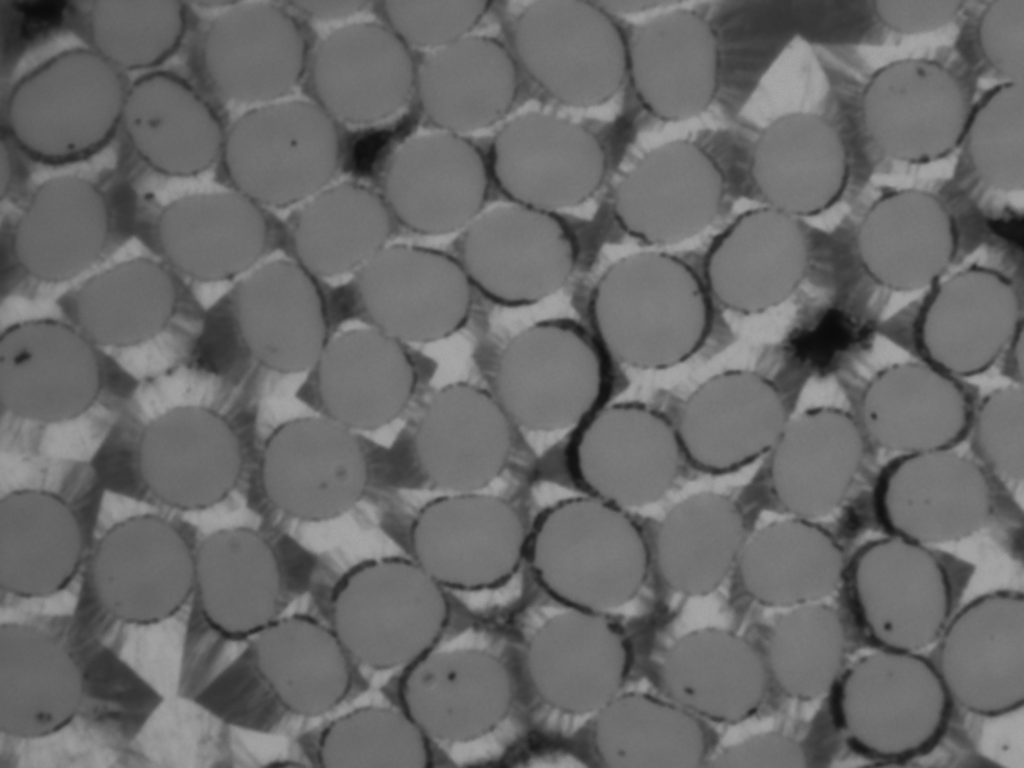
//> input picture Code/data/images_raw/1.png, 2048 x 1536 px (shown at 1/2 size)
$ ./contours   (built with g++ and OpenCV 4)
//> lines starting //> are read from the running program, lines starting //| are printed output that depends on the picture; after the words box and inside, x2 and y2 are one past the last pixel; in counts of white or black regions, pixels touching at a corner belong together
#include <opencv2/opencv.hpp>
#include <iostream>
#include <fstream>
#include <vector>

// Fonction écriture polygones
int write_geo_polygons(const std::string& filename, const std::vector<std::vector<cv::Point>>& contours, int height, const std::string& label) {
    std::ofstream geo(filename);
    if(!geo.is_open()) return -1;

    geo << "// Gmsh " << label << " (Contours Lisses)\n";
    geo << "lc = 1.0;\n";
    int pointID = 1, lineID = 1, surfaceID = 1;

    for(const auto& c : contours) {
        if(c.size() < 3) continue;
        std::vector<cv::Point> poly;
        // Augmentation de l'epsilon pour un lissage plus prononcé
        cv::approxPolyDP(c, poly, 2.0, true); // epsilon passé de 1.5 à 2.0

        std::vector<int> ptsIDs;
        for(const auto& p : poly) {
            geo << "Point(" << pointID << ") = {" << p.x << "," << (height - p.y) << ",0, lc};\n";
            ptsIDs.push_back(pointID++);
        }
        std::vector<int> lineIDs;
        for(size_t i = 0; i < ptsIDs.size(); i++) {
            geo << "Line(" << lineID << ") = {" << ptsIDs[i] << "," << ptsIDs[(i + 1) % ptsIDs.size()] << "};\n";
            lineIDs.push_back(lineID++);
        }
        geo << "Curve Loop(" << surfaceID << ") = {";
        for(size_t i = 0; i < lineIDs.size(); i++) {
            geo << lineIDs[i]; if(i < lineIDs.size() - 1) geo << ",";
        }
        geo << "};\nPlane Surface(" << surfaceID << ") = {" << surfaceID << "};\n";
        surfaceID++;
    }
    geo.close();
    return 0;
}

int main()
{
    std::string imagePath = "data/images_raw/1.png";
    cv::Mat image = cv::imread(imagePath);
//> image is the input picture: 1536 rows x 2048 cols, CV_8UC3; min 11, max 171, mean 105.8
    if(image.empty()) { std::cerr << "Erreur image.\n"; return -1; }

    cv::Mat gris;
    cv::cvtColor(image, gris, cv::COLOR_BGR2GRAY);

    // 1. PRETRAITEMENT (Flou légèrement plus fort)
    cv::Mat gris_lissee;
    cv::medianBlur(gris, gris_lissee, 9); // Flou passé de 7 à 9

    // 2. SEUILLAGE (Vos valeurs validées)
    int SEUIL_VIDE = 35;
    int SEUIL_FIBRE_MIN = 100;
    int SEUIL_FIBRE_MAX = 123;

    cv::Mat mask_vide, mask_fibres, mask_matrice;

    // A. VIDE
    cv::inRange(gris_lissee, 0, SEUIL_VIDE, mask_vide);
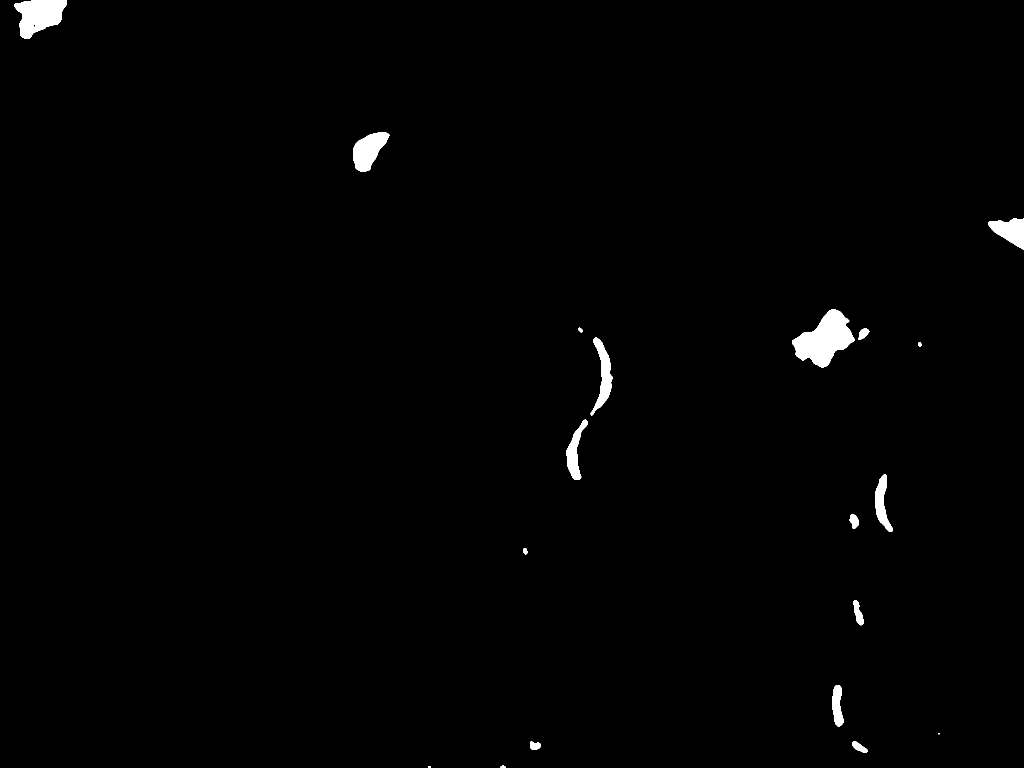
//> mask_vide: 1536 rows x 2048 cols, CV_8UC1 (shown at 1/2 size); 0.94% white; 19 white regions (2 under 20 px), largest, box (x1, y1, x2, y2) and area: (1584, 619, 1709, 735) 7951, (28, 0, 133, 78) 5302, (706, 264, 779, 343) 3477

    // B. FIBRES
    cv::inRange(gris_lissee, SEUIL_FIBRE_MIN, SEUIL_FIBRE_MAX, mask_fibres);
//> mask_fibres: 1536 rows x 2048 cols, CV_8UC1; 57% white; 257 black regions (25 under 20 px), largest, box (x1, y1, x2, y2) and area: (0, 0, 755, 1464) 255298, (763, 560, 1357, 1536) 122400, (1520, 7, 2048, 1124) 111719

    // C. MATRICE (Le reste)
    cv::Mat occupied;
    cv::bitwise_or(mask_vide, mask_fibres, occupied);
//> occupied: 1536 rows x 2048 cols, CV_8UC1; 57.9% white; 258 black regions (26 under 20 px), largest, box (x1, y1, x2, y2) and area: (0, 0, 755, 1464) 249981, (763, 560, 1357, 1536) 117164, (0, 584, 377, 1479) 110106
    cv::bitwise_not(occupied, mask_matrice);


    // 3. NETTOYAGE MORPHOLOGIQUE (Affinements)

    // Noyaux de différentes tailles
    cv::Mat k_small = cv::getStructuringElement(cv::MORPH_ELLIPSE, cv::Size(3,3));
    cv::Mat k_medium = cv::getStructuringElement(cv::MORPH_ELLIPSE, cv::Size(5,5));
    cv::Mat k_large = cv::getStructuringElement(cv::MORPH_ELLIPSE, cv::Size(7,7));

    // Nettoyage Vide
    cv::morphologyEx(mask_vide, mask_vide, cv::MORPH_OPEN, k_medium);
//> mask_vide: 1536 rows x 2048 cols, CV_8UC1; 0.94% white; 18 white regions (1 under 20 px), largest, box (x1, y1, x2, y2) and area: (1584, 619, 1709, 735) 7946, (28, 0, 133, 78) 5298, (706, 264, 779, 343) 3474

    // Nettoyage Fibres (Open pour la séparation, Close pour boucher les petits trous internes)
    // OPEN (6x6) et CLOSE (4x4) pour plus de flexibilité
    cv::morphologyEx(mask_fibres, mask_fibres, cv::MORPH_OPEN, cv::getStructuringElement(cv::MORPH_ELLIPSE, cv::Size(6,6)));
    cv::morphologyEx(mask_fibres, mask_fibres, cv::MORPH_CLOSE, cv::getStructuringElement(cv::MORPH_ELLIPSE, cv::Size(4,4)));
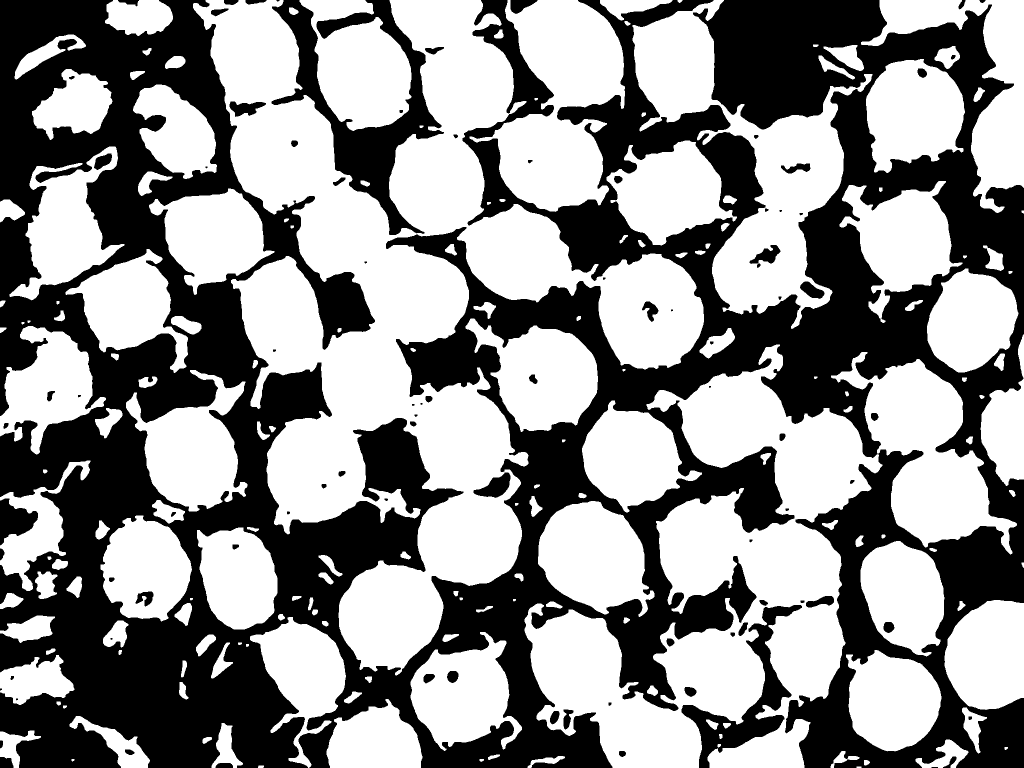
//> mask_fibres: 1536 rows x 2048 cols, CV_8UC1 (shown at 1/2 size); 55.9% white; 89 black regions (11 under 20 px), largest, box (x1, y1, x2, y2) and area: (0, 0, 2048, 1536) 1305687, (543, 0, 888, 470) 41330, (1363, 1210, 1604, 1536) 17545

    // Nettoyage Matrice (OPEN pour le bruit, CLOSE pour souder)
    cv::morphologyEx(mask_matrice, mask_matrice, cv::MORPH_OPEN, k_small);
//> mask_matrice: 1536 rows x 2048 cols, CV_8UC1; 42.1% white; 252 white regions (23 under 20 px), largest, box (x1, y1, x2, y2) and area: (0, 0, 755, 1464) 249931, (763, 560, 1357, 1536) 117156, (0, 584, 377, 1479) 110063
    cv::morphologyEx(mask_matrice, mask_matrice, cv::MORPH_CLOSE, k_large); // CLOSE fort pour la continuité
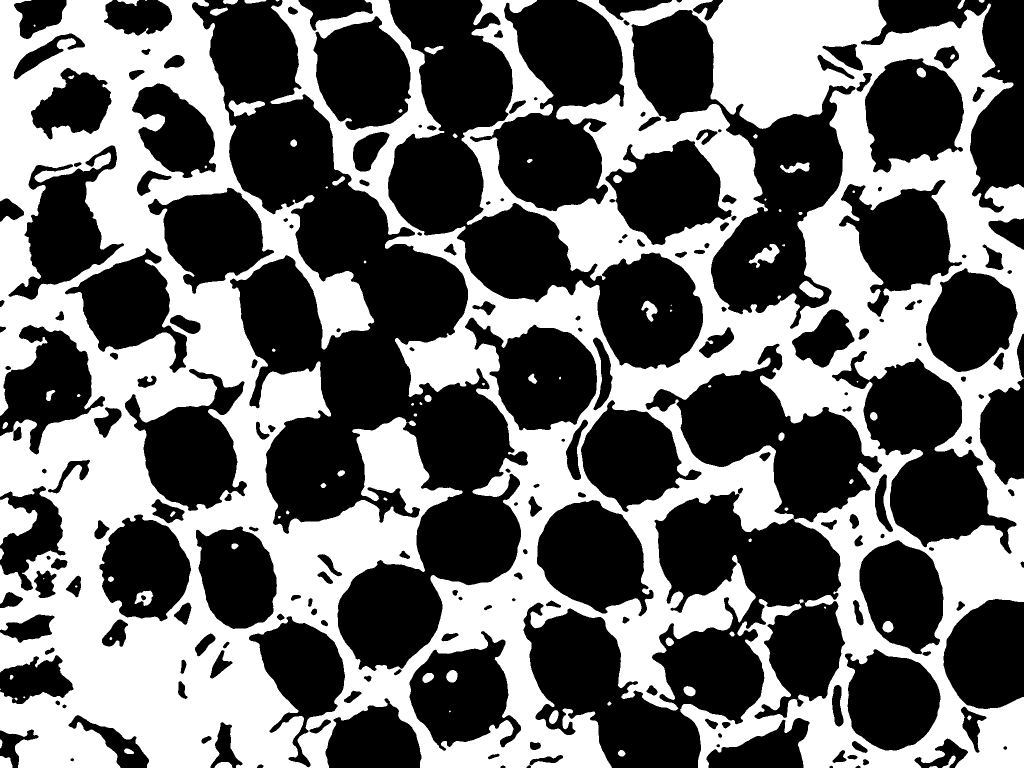
//> mask_matrice: 1536 rows x 2048 cols, CV_8UC1 (shown at 1/2 size); 43.3% white; 93 white regions (17 under 20 px)


    // 4. EXTRACTION
    std::vector<std::vector<cv::Point>> c_vide, c_matrice, c_fibres;

    cv::findContours(mask_vide, c_vide, cv::RETR_EXTERNAL, cv::CHAIN_APPROX_SIMPLE);
//> c_vide = 18 contours, 1 with area under 20; largest, box (x1, y1, x2, y2) and area: (1584, 619, 1709, 735) 7780, (28, 0, 133, 78) 5164, (706, 264, 779, 343) 3366, (1977, 437, 2048, 500) 2556, (1181, 675, 1225, 830) 2490
    cv::findContours(mask_fibres, c_fibres, cv::RETR_EXTERNAL, cv::CHAIN_APPROX_SIMPLE);
//> c_fibres = 170 contours, 8 with area under 20; largest, box (x1, y1, x2, y2) and area: (386, 0, 1408, 1351) 472974, (1049, 689, 2034, 1536) 305782, (1265, 0, 1745, 658) 96912, (939, 0, 1250, 424) 70179, (1722, 0, 2048, 426) 41336
    cv::findContours(mask_matrice, c_matrice, cv::RETR_LIST, cv::CHAIN_APPROX_SIMPLE);
//> c_matrice = 268 contours, 28 with area under 20; largest, box (x1, y1, x2, y2) and area: (0, 0, 2048, 1536) 2202406, (1262, 19, 1712, 659) 96614, (1290, 686, 1765, 1046) 66510, (1663, 701, 2034, 1109) 61337, (1073, 999, 1308, 1234) 36487

    // 5. FILTRAGE ET EXPORT (Ajustement des seuils d'aire)
    std::vector<std::vector<cv::Point>> c_vide_f, c_matrice_f, c_fibres_f;

    for(auto& c : c_vide) if(cv::contourArea(c) > 50) c_vide_f.push_back(c);
//> this loop made 18 passes
    for(auto& c : c_matrice) if(cv::contourArea(c) > 100) c_matrice_f.push_back(c); // Légèrement réduit pour les petits interstices
//> this loop made 268 passes
//> c on pass 33: 3 Points (x, y): [0, 1377], [0, 1379], [1, 1378]
//> after the loop, c_matrice_f = 163 contours; largest, box (x1, y1, x2, y2) and area: (0, 0, 2048, 1536) 2202406, (1262, 19, 1712, 659) 96614, (1290, 686, 1765, 1046) 66510, (1663, 701, 2034, 1109) 61337, (1073, 999, 1308, 1234) 36487
    for(auto& c : c_fibres) if(cv::contourArea(c) > 400) c_fibres_f.push_back(c); // Laissez-moi réduire un peu, certaines fibres sont plus petites
//> after the loop, c_fibres_f = 67 contours; largest, box (x1, y1, x2, y2) and area: (386, 0, 1408, 1351) 472974, (1049, 689, 2034, 1536) 305782, (1265, 0, 1745, 658) 96912, (939, 0, 1250, 424) 70179, (1722, 0, 2048, 426) 41336

    write_geo_polygons("data/geo/vide.geo", c_vide_f, image.rows, "Vide");
//> the loop in write_geo_polygons, `for(const auto& c : contours)` made 14 passes
//> (pointID, lineID) on passes 1 to 8: (7, 7), (14, 14), (23, 23), (31, 31), (35, 35), (44, 44), (57, 57), (69, 69)
//> after the loop in write_geo_polygons, `for(const auto& c : contours)`: pointID = 150; surfaceID = 15
    write_geo_polygons("data/geo/matrice.geo", c_matrice_f, image.rows, "Matrice");
//> the loop in write_geo_polygons (call 2), `for(const auto& c : contours)` made 163 passes
//> (pointID, lineID) on passes 1 to 8: (6, 6), (11, 11), (16, 16), (22, 22), (28, 28), (39, 39), (45, 45), (53, 53)
    write_geo_polygons("data/geo/fibres.geo", c_fibres_f, image.rows, "Fibres");

    // 6. IMAGE CONTROLE
    cv::Mat result = image.clone();
    cv::drawContours(result, c_vide_f, -1, cv::Scalar(255, 0, 0), 2);    // Bleu = Vide
    cv::drawContours(result, c_matrice_f, -1, cv::Scalar(0, 255, 0), 1); // Vert = Matrice
    cv::drawContours(result, c_fibres_f, -1, cv::Scalar(0, 0, 255), 2);  // Rouge = Fibre
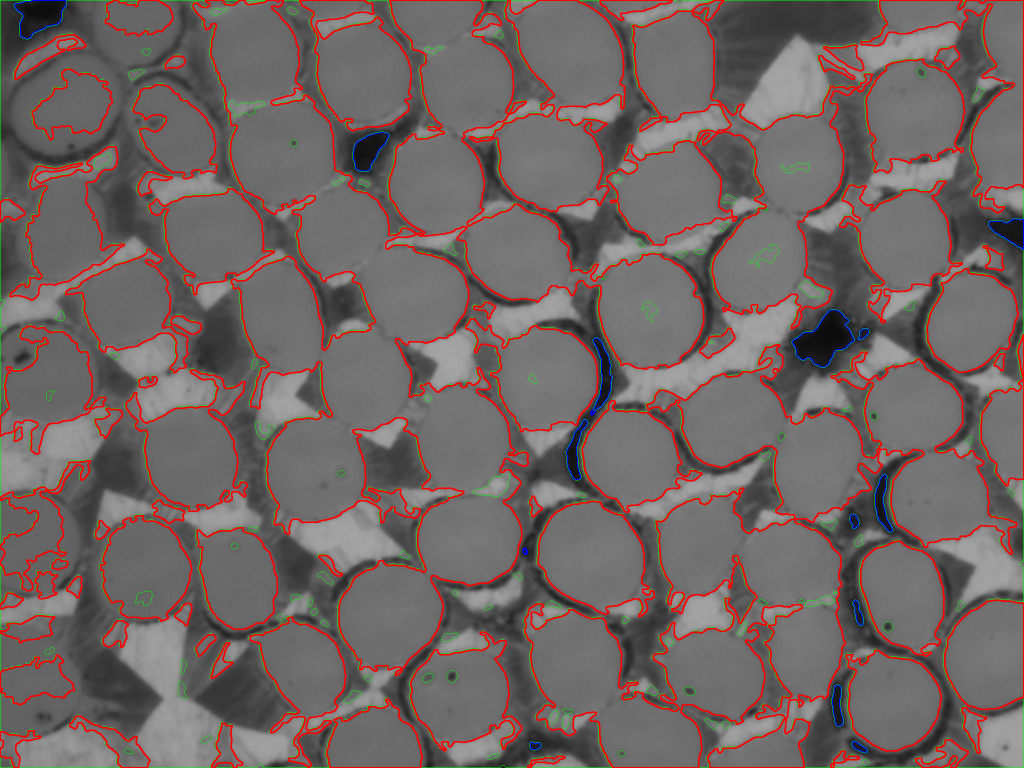
//> result: 1536 rows x 2048 cols, CV_8UC3 (shown at 1/2 size); mean B, G, R 98.9, 100.6, 113.8

    std::string out = "data/images_segmenté/superposition_v21_final_lissage.png";
    cv::imwrite(out, result);
    std::cout << "Verifiez : " << out << std::endl;

    return 0;
}

$ run again, with Code/data/images_raw/1.2.png copied over Code/data/images_raw/1.png
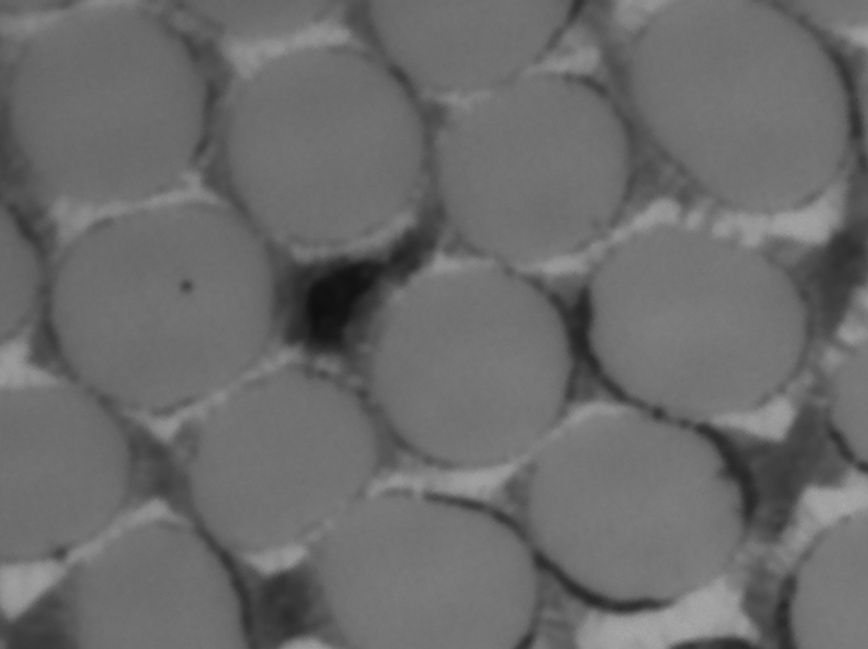
//> input picture Code/data/images_raw/1.2.png, 868 x 649 px
//> image is the input picture: 649 rows x 868 cols, CV_8UC3; min 15, max 170, mean 106.7
//> occupied: 649 rows x 868 cols, CV_8UC1; 71.3% white; 50 black regions (3 under 20 px), largest, box (x1, y1, x2, y2) and area: (141, 0, 481, 470) 33229, (522, 0, 868, 544) 32432, (0, 37, 348, 649) 27063
//> `cv::morphologyEx(mask_matrice, mask_matrice, cv::MORPH_CLOSE, k_large);`:
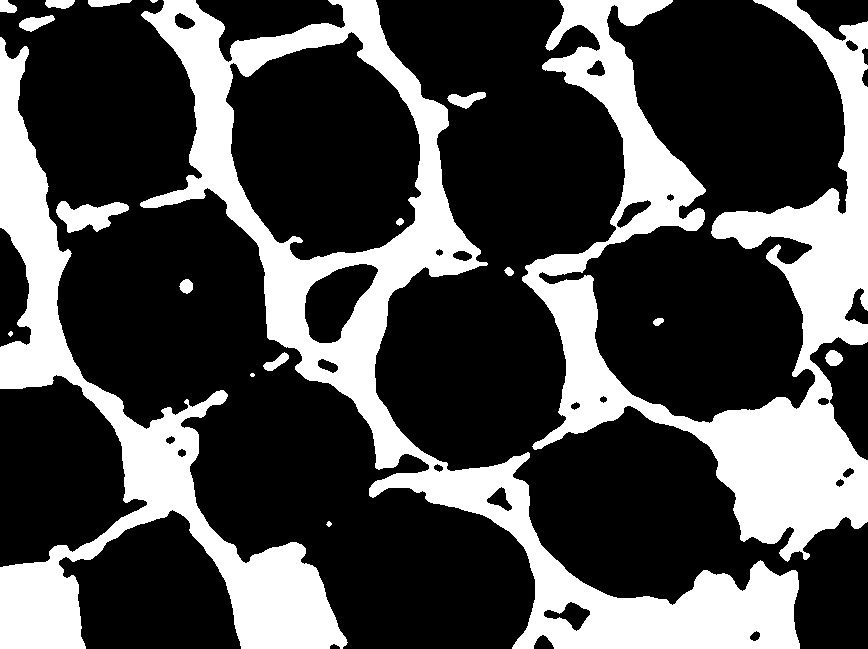
//> mask_matrice: 649 rows x 868 cols, CV_8UC1; 29.6% white; 19 white regions (2 under 20 px)
//> c_vide = 1 contour; box (x1, y1, x2, y2) and area: (305, 264, 378, 343) 3366
//> c_fibres = 28 contours, 2 with area under 20; largest, box (x1, y1, x2, y2) and area: (0, 0, 868, 649) 238338, (538, 0, 849, 424) 70179, (198, 0, 422, 262) 36445, (0, 377, 148, 568) 19122, (61, 512, 243, 649) 16767
//> c_matrice = 40 contours, 4 with area under 20; largest, box (x1, y1, x2, y2) and area: (140, 0, 800, 649) 97462, (522, 0, 868, 562) 60056, (0, 37, 348, 649) 39424, (225, 31, 422, 261) 32632, (304, 263, 379, 344) 3582
//> the loop `for(auto& c : c_vide) if(cv::contourArea(c) > 50) c_vide_f.push_back(c);` made 1 pass
//> the loop `for(auto& c : c_matrice) if(cv::contourArea(c) > 100) c_matrice_f.push..` made 40 passes
//> the loop `for(auto& c : c_fibres) if(cv::contourArea(c) > 400) c_fibres_f.push_b..` made 28 passes
//> the loop in write_geo_polygons, `for(const auto& c : contours)` made 1 pass
//> (pointID, lineID, surfaceID) on pass 1: (15, 15, 2)
//> after the loop in write_geo_polygons, `for(const auto& c : contours)`: pointID = 15; surfaceID = 2
//> the loop in write_geo_polygons (call 2), `for(const auto& c : contours)` made 21 passes
//> (poly, pointID, lineID) on pass 19: (4 Points (x, y): [91, 6], [102, 6], [131, 0], [88, 0], 642, 642)
//> `cv::drawContours(result, c_fibres_f, -1, cv::Scalar(0, 0, 255), 2);`:
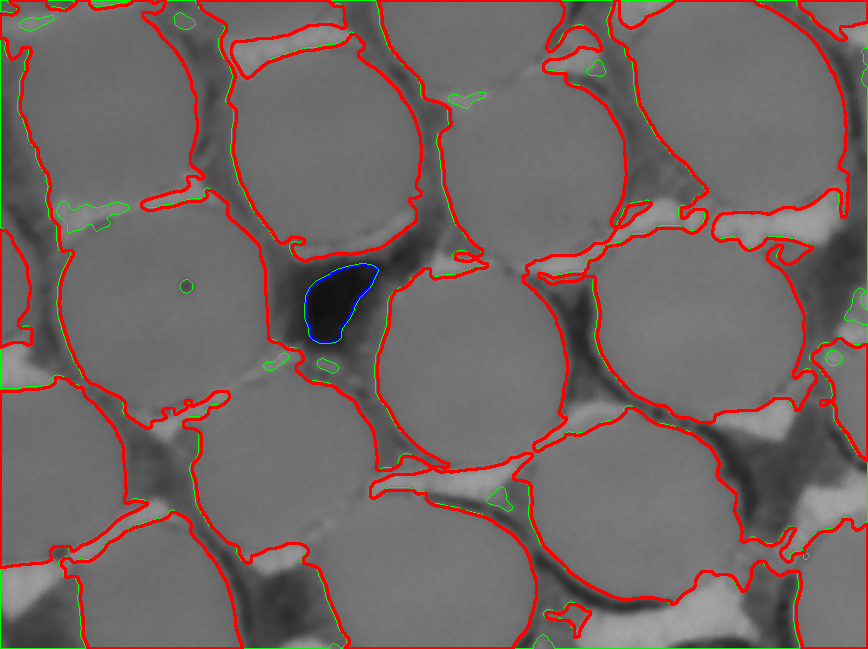
//> result: 649 rows x 868 cols, CV_8UC3; mean B, G, R 99.4, 101.5, 114.8
